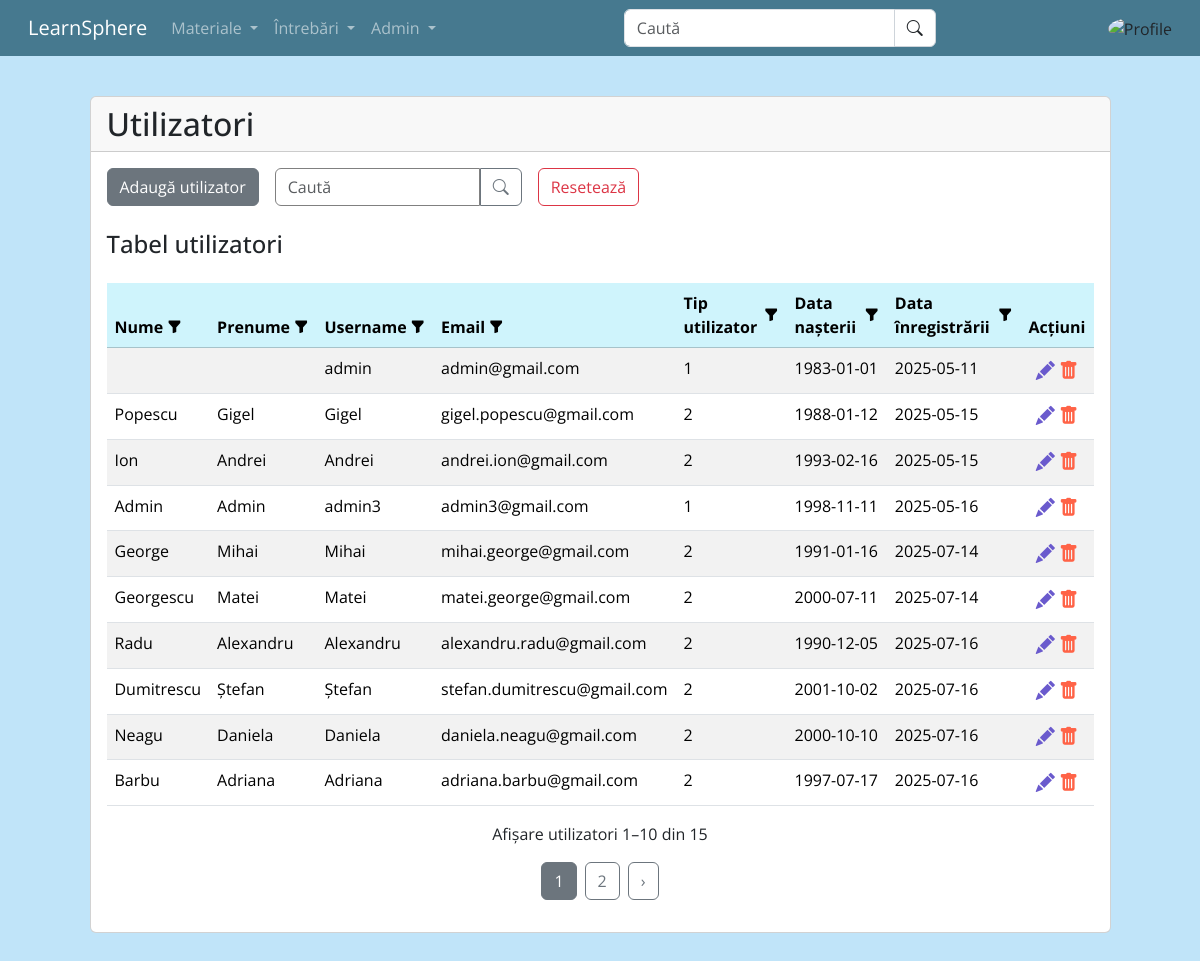
Page /admin/utilizatori.php (signed in) on the committed database.
### tables this page shows
CREATE TABLE `users` (
  `userID` int(11) NOT NULL,
  `username` varchar(50) NOT NULL,
  `rol` int(3) NOT NULL,
  `parola` varchar(255) NOT NULL,
  `pozaProfil` varchar(255) NOT NULL,
  `nume` varchar(50) DEFAULT NULL,
  `prenume` varchar(50) DEFAULT NULL,
  `email` varchar(50) NOT NULL,
  `dataNasterii` date NOT NULL,
  `dataInregistrarii` date NOT NULL,
  `biografie` varchar(255) DEFAULT NULL,
  `darkMode` int(3) NOT NULL
);

### admin/utilizatori.php (the view, shortened to what this page needs)
<?php
require_once(__DIR__ . "/../config.php");
?>
<!DOCTYPE html>
<html lang="en">
<head>
    <?php
    file_exists(__DIR__ . "/../module/head.php") ?
        require_once __DIR__ . "/../module/head.php" :
        die("Fisierul head nu a fost gasit!");
    ?>
    <link rel="stylesheet" href="../assets/stiluriAdmin.css">
</head>
<body>
    <?php
    file_exists(__DIR__ . "/../module/meniu.php") ?
        require_once __DIR__ . "/../module/meniu.php" :
        die("Fisierul meniu nu a fost gasit!");
    ?>
    <div class="container mt-5">
        <div class="row justify-content-center">
            <div class="col-lg-11">
                <div class="card">
                    <h2 class="card-header">Utilizatori</h2>
                    <div class="card-body">
                        <div style="display: flex;">
                            <button type="button" class="btn btn-secondary" data-bs-toggle="modal"
                                data-bs-target="#modal_adauga_utilizator">
                                Adaugă utilizator
                            </button>
                            <form class="d-flex" role="search" method="GET" style="margin-left: 1rem;">
                                <input class="form-control searchBar" type="search" name="search" placeholder="Caută" aria-label="Search" style="border-color:gray"
                                    value="<?= isset($_GET['search']) ? htmlspecialchars($_GET['search']) : '' ?>">
                                <button class="btn btn-outline-secondary searchBtn" type="submit">
                                    <i class="bi bi-search"></i>
                                </button>
                                <a href="<?= strtok($_SERVER["REQUEST_URI"], '?') ?>" class="btn btn-outline-danger ms-3">Resetează</a>
                            </form>
                        </div>
                        <h4 class="card-title mt-4">Tabel utilizatori</h4>
                        <table class="table mt-4 table-striped" id="tabel_utilizatori">
                            <?php
                            function sortLink($label, $column, $currentSort, $currentOrder)
                            {
                                if ($currentSort === $column) {
                                    $icon = $currentOrder === 'ASC'
                                        ? '<i class="bi bi-caret-up-fill ms-1"></i>'
                                        : '<i class="bi bi-caret-down-fill ms-1"></i>';
                                } else {
                                    $icon = '<i class="bi bi-funnel-fill"></i>';
                                }
                                $newOrder = ($currentSort === $column && $currentOrder === 'ASC') ? 'desc' : 'asc';
                                $query = http_build_query(array_merge($_GET, ['sort' => $column, 'order' => $newOrder]));
                                return "<a href='?{$query}' class='sort-header' title='Sortează după {$label}'>{$label} {$icon}</a>";
                            }
                            ?>
                            <?php
                            $allowedSortColumns = ['username', 'nume', 'prenume', 'email', 'rol', 'dataNasterii', 'dataInregistrarii'];
                            $sort = isset($_GET['sort']) && in_array($_GET['sort'], $allowedSortColumns) ? $_GET['sort'] : 'userID';
                            $order = (isset($_GET['order']) && strtolower($_GET['order']) === 'desc') ? 'DESC' : 'ASC';
                            ?>
                            <thead>
                                <tr class="table-info">
                                    <th><?= sortLink('Nume', 'nume', $sort, $order) ?></th>
                                    <th><?= sortLink('Prenume', 'prenume', $sort, $order) ?></th>
                                    <th><?= sortLink('Username', 'username', $sort, $order) ?></th>
                                    <th><?= sortLink('Email', 'email', $sort, $order) ?></th>
                                    <th><?= sortLink('Tip utilizator', 'rol', $sort, $order) ?></th>
                                    <th><?= sortLink('Data nașterii', 'dataNasterii', $sort, $order) ?></th>
                                    <th><?= sortLink('Data înregistrării', 'dataInregistrarii', $sort, $order) ?></th>
                                    <th class="text-center">Acțiuni</th>
                                </tr>
                            </thead>
                            <tbody>
                                <?php
                                $search = isset($_GET['search']) ? trim($_GET['search']) : '';
                                $page = isset($_GET['page']) && is_numeric($_GET['page']) ? (int) $_GET['page'] : 1;
                                $usersPerPage = 10;
                                $offset = ($page - 1) * $usersPerPage;
                                $allowedSortColumns = ['username', 'nume', 'prenume', 'email', 'rol', 'dataNasterii', 'dataInregistrarii'];
                                $sort = isset($_GET['sort']) && in_array($_GET['sort'], $allowedSortColumns) ? $_GET['sort'] : 'userID';
                                $order = (isset($_GET['order']) && strtolower($_GET['order']) === 'desc') ? 'DESC' : 'ASC';
                                if ($search !== '') {
                                    $stmtTotal = $conexiune->prepare("
                                        SELECT COUNT(*) FROM users
                                        WHERE username LIKE :search OR nume LIKE :search OR prenume LIKE :search OR email LIKE :search
                                    ");
                                    $stmtTotal->execute(['search' => "%$search%"]);
                                } else {
                                    $stmtTotal = $conexiune->query("SELECT COUNT(*) FROM users");
                                }
                                $totalUsers = $stmtTotal->fetchColumn();
                                $totalPages = ceil($totalUsers / $usersPerPage);
                                $page = max(1, min($page, $totalPages));
                                $startIndex = $offset + 1;
                                $endIndex = min($offset + $usersPerPage, $totalUsers);
                                if ($search !== '') {
                                    $stmt = $conexiune->prepare("
                                        SELECT * FROM users
                                        WHERE username LIKE :search OR nume LIKE :search OR prenume LIKE :search OR email LIKE :search
                                        ORDER BY $sort $order
                                        LIMIT :limit OFFSET :offset
                                    ");
                                    $stmt->bindValue(':search', "%$search%", PDO::PARAM_STR);
                                    $stmt->bindValue(':limit', $usersPerPage, PDO::PARAM_INT);
                                    $stmt->bindValue(':offset', $offset, PDO::PARAM_INT);
                                    $stmt->execute();
                                } else {
                                    $stmt = $conexiune->prepare("
                                        SELECT * FROM users
                                        ORDER BY $sort $order
                                        LIMIT :limit OFFSET :offset
                                    ");
                                    $stmt->bindValue(':limit', $usersPerPage, PDO::PARAM_INT);
                                    $stmt->bindValue(':offset', $offset, PDO::PARAM_INT);
                                    $stmt->execute();
                                }
                                while ($rand = $stmt->fetch(PDO::FETCH_ASSOC)) {
                                    echo '<tr>
                                        <td style="display: none;">' . $rand["userID"] . '</td>
                                        <td>' . htmlspecialchars($rand["nume"]) . '</td>
                                        <td>' . htmlspecialchars($rand["prenume"]) . '</td>
                                        <td>' . htmlspecialchars($rand["username"]) . '</td>
                                        <td>' . htmlspecialchars($rand["email"]) . '</td>
                                        <td>' . htmlspecialchars($rand["rol"]) . '</td>
                                        <td>' . htmlspecialchars($rand["dataNasterii"]) . '</td>
                                        <td>' . htmlspecialchars($rand["dataInregistrarii"]) . '</td>
                                        <td class="text-center">
                                            <a id="' . $rand["userID"] . '" class="edit" title="Modifică" data-bs-toggle="modal" data-bs-target="#modal_modifica_utilizator"
                                            style="font-size: 1.2em; color: SlateBlue;"><i class="bi bi-pencil-fill"></i></a>
                                            <a id="' . $rand["userID"] . '" class="delete" href="#" title="Șterge" style="font-size: 1.2em; color: Tomato;"><i class="bi bi-trash-fill"></i></a>
                                        </td>
                                    </tr>';
                                }
                                ?>
                            </tbody>
                        </table>
                        <?php if ($totalUsers > 0): ?>
                            <p class="text-center mt-2">Afișare utilizatori <?= $startIndex ?>–<?= $endIndex ?> din <?= $totalUsers ?></p>
                        <?php else: ?>
                            <p class="text-center mt-2">Nu s-au găsit utilizatori.</p>
                        <?php endif; ?>
                        <?php if ($totalPages > 1): ?>
                            <?php
                            $queryString = http_build_query(array_filter($_GET, fn($k) => $k !== 'page', ARRAY_FILTER_USE_KEY));
                            $urlBase = strtok($_SERVER["REQUEST_URI"], '?') . '?' . $queryString;
                            ?>
                            <nav>
                                <ul class="pagination justify-content-center mt-3" style="gap: 0.5rem;">
                                    <?php
                                    $range = 1;
                                    $startPage = max(1, $page - $range);
                                    $endPage = min($totalPages, $page + $range);
                                    for ($i = $startPage; $i <= $endPage; $i++) {
                                        if ($i == $page) {
                                            echo '<li><a class="btn btn-secondary text-white" style="pointer-events: none;">' . $i . '</a></li>';
                                        } else {
                                            echo '<li><a class="btn btn-outline-secondary" href="' . $urlBase . '&page=' . $i . '">' . $i . '</a></li>';
                                        }
                                    }
                                    ?>
                                    <?php if ($page < $totalPages): ?>
                                        <li class="page-item">
                                            <a class="btn btn-outline-secondary" href="<?= $urlBase . '&page=' . ($page + 1) ?>">›</a>
                                        </li>
                                    <?php endif; ?>
                                </ul>
                            </nav>
                        <?php endif; ?>
                    </div>
                </div>
            </div>
        </div>
    </div>
</body>
</html>

### assets/stiluri.css (style rules this page uses)
body { font-family: "Open Sans", sans-serif; background-color: #c0e4f9; padding-top: 3em; }

### assets/stiluriAdmin.css (style rules this page uses)
.container { padding-bottom: 2.5em; }
.sort-header { text-decoration: none; color: inherit; cursor: pointer; font-weight: bold; display: inline-flex; align-items: center; gap: 0.25rem; transition: color 0.2s; }
.sort-header i { font-size: 0.9rem; vertical-align: middle; }
.searchBar { border-top-right-radius: 0; border-bottom-right-radius: 0; }
.searchBtn { border-top-left-radius: 0; border-bottom-left-radius: 0; }

### rows in the picture
users: username "admin", email "admin@gmail.com", rol "1", dataNasterii "1983-01-01", dataInregistrarii "2025-05-11"
users: nume "Popescu", prenume "Gigel", username "Gigel", email "gigel.popescu@gmail.com", rol "2", dataNasterii "1988-01-12", dataInregistrarii "2025-05-15"
users: nume "Ion", prenume "Andrei", username "Andrei", email "andrei.ion@gmail.com", rol "2", dataNasterii "1993-02-16", dataInregistrarii "2025-05-15"
users: nume "Admin", prenume "Admin", username "admin3", email "admin3@gmail.com", rol "1", dataNasterii "1998-11-11", dataInregistrarii "2025-05-16"
users: nume "George", prenume "Mihai", username "Mihai", email "mihai.george@gmail.com", rol "2", dataNasterii "1991-01-16", dataInregistrarii "2025-07-14"
users: nume "Georgescu", prenume "Matei", username "Matei", email "matei.george@gmail.com", rol "2", dataNasterii "2000-07-11", dataInregistrarii "2025-07-14"
users: nume "Radu", prenume "Alexandru", username "Alexandru", email "alexandru.radu@gmail.com", rol "2", dataNasterii "1990-12-05", dataInregistrarii "2025-07-16"
users: nume "Dumitrescu", prenume "Ștefan", username "Ștefan", email "stefan.dumitrescu@gmail.com", rol "2", dataNasterii "2001-10-02", dataInregistrarii "2025-07-16"
users: nume "Neagu", prenume "Daniela", username "Daniela", email "daniela.neagu@gmail.com", rol "2", dataNasterii "2000-10-10", dataInregistrarii "2025-07-16"
users: nume "Barbu", prenume "Adriana", username "Adriana", email "adriana.barbu@gmail.com", rol "2", dataNasterii "1997-07-17", dataInregistrarii "2025-07-16"

### other values in the picture
$label "Nume Prenume Username Email Tip utilizator Data nașterii Data înregistrării"
$startIndex "1"
$endIndex "10"
$totalUsers "15"
